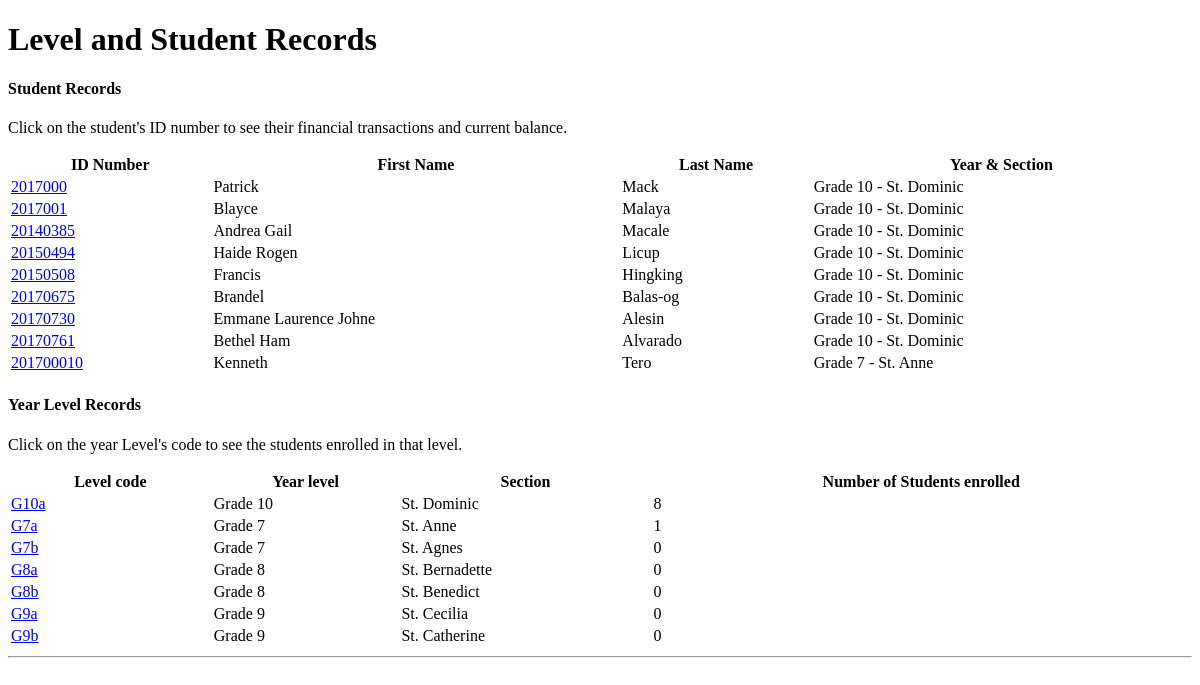
/adminrecords.php, run on an earlier commit of the app's database.
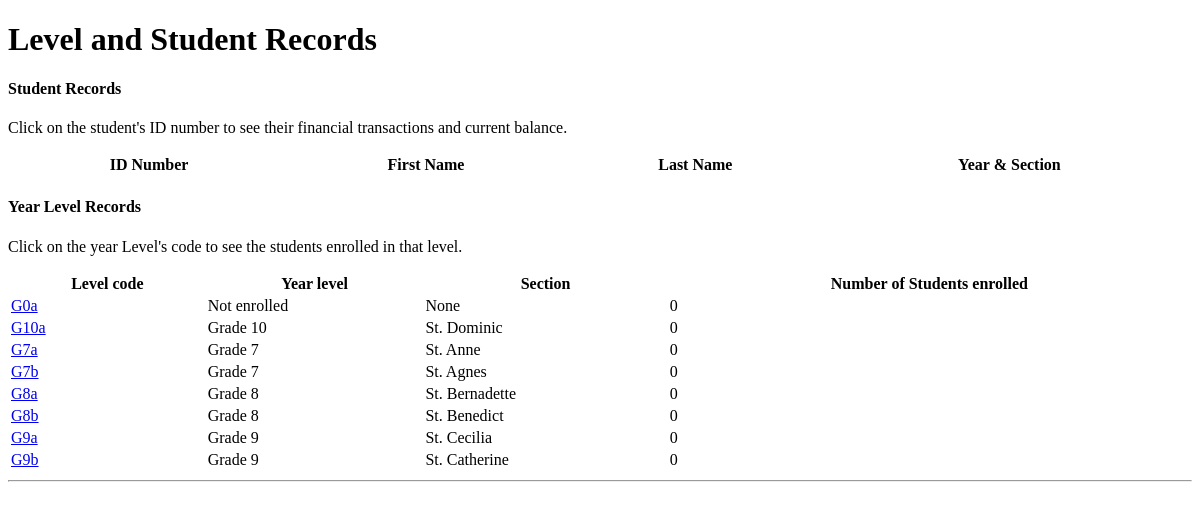
And on a later commit of the database.
### tables this page shows
CREATE TABLE `student` (
  `StudentID` varchar(30) NOT NULL,
  `Lname` varchar(100) DEFAULT NULL,
  `Fname` varchar(100) DEFAULT NULL,
  `Mname` varchar(100) DEFAULT NULL,
  `Gender` varchar(10) NOT NULL,
  `Address` varchar(100) DEFAULT NULL,
  `Level_code` varchar(5) DEFAULT NULL,
  `Date_enrolled` date DEFAULT NULL,
  `School_Year` varchar(20) DEFAULT NULL,
  PRIMARY KEY (`StudentID`),
  KEY `Level_code` (`Level_code`),
  CONSTRAINT `student_ibfk_1` FOREIGN KEY (`Level_code`) REFERENCES `level` (`Level_code`)
);

CREATE TABLE `level` (
  `Level_code` varchar(5) NOT NULL,
  `Year_level` varchar(100) DEFAULT NULL,
  `Section` varchar(50) DEFAULT NULL,
  PRIMARY KEY (`Level_code`)
);

### adminrecords.php (the view, shortened to what this page needs)
<!DOCTYPE html>
<html lang="en">
<head>
</head>
<body>
    <div id="page-wrapper">
        <div class="row">
            <div class="col-lg-12">
                <h1 class="page-header">Level and Student Records</h1>
            </div>
        </div>
        <div class="row">
            <div class="col-lg-12">
                <div class="panel panel-default">
                    <div class="panel-heading">
                      <h4>Student Records</h4>
                      <p>Click on the student's ID number to see their financial transactions and current balance.</p>
                    </div>
                    <div class="panel-body">
                        <table width="100%" class="table table-striped table-bordered table-hover" id="dataTables-example">
                            <thead>
                                <tr>
                                    <th>ID Number</th>
                                    <th>First Name</th>
                                    <th>Last Name</th>
                                    <th>Year &amp; Section</th>
                                </tr>
                            </thead>
                            <tbody>
                                <?php
                                    $cn   = new connection();
                                    $conn = $cn->connectDB($_SESSION['database']);
						$query = 'SELECT * FROM student';
						$result = mysqli_query($conn, $query);
						while($row = mysqli_fetch_row($result))
						{
					?>
                                    <tr>
                                        <td>
                                            <a href="student_ledger.php?id=<?php echo $row[0]; ?>">
                                                <?php echo $row[0]; ?>
                                            </a>
                                        </td>
                                        <td>
                                            <?php echo $row[2]; ?>
                                        </td>
                                        <td>
                                            <?php echo $row[1]; ?>
                                        </td>
                                        <td>
                                            <?php
                                                  $ys = "SELECT * FROM level WHERE Level_code = '$row[6]'";
                                                  $getYS = mysqli_query($conn, $ys) or die('Error:' .mysqli_error($conn));
                                                  while ($r = mysqli_fetch_row($getYS))
                                                     echo $r[1] . " - " . $r[2];
                                            ?>
                                        </td>
                                    </tr>
                                    <?php
						}
					?>
                            </tbody>
                        </table>
                    </div>
                </div>
            </div>
        </div>
        <div class="row">
            <div class="col-lg-12">
                <div class="panel panel-default">
                    <div class="panel-heading">
                      <h4>Year Level Records</h4>
                      <p>Click on the year Level's code to see the students enrolled in that level.</p>
                    </div>
                    <div class="panel-body">
                        <table width="100%" class="table table-striped table-bordered table-hover" id="dataTables-example">
                            <thead>
                                <tr>
                                    <th>Level code</th>
                                    <th>Year level</th>
                                    <th>Section</th>
                                    <th>Number of Students enrolled</th>
                                </tr>
                            </thead>
                            <tbody>
              <?php
                $con   = new connection();
                $conn = $con->connectDB($_SESSION['database']);
                $query = 'SELECT * FROM level';
						$result = mysqli_query($conn, $query);
						while($row = mysqli_fetch_row($result))
						{
					?>
                                    <tr>
                                        <td>
                                            <a href="classrecord.php?id=<?php echo $row[0]; ?>">
                                                <?php echo $row[0]; ?>
                                            </a>
                                        </td>
                                        <td>
                                            <?php echo $row[1] ?>
                                        </td>
                                        <td>
                                            <?php echo $row[2] ?>
                                        </td>
                                        <td>
                                          <?php
                                              $count = "SELECT COUNT(student.Level_code) FROM student WHERE student.Level_code = '$row[0]'";
                                              $cres = mysqli_query($conn, $count) or die('Error: ' .mysqli_error($conn));
                                              while ($re = mysqli_fetch_row($cres))
                                                 echo $re[0];
                                           ?>
                                        </td>
                                    </tr>
                                    <?php
						}
					?>
                            </tbody>
                        </table>
                    </div>
                </div>
            </div>
        </div>
    </div>
    <hr>
</body>
</html>

What changed in the data, as far as the page shows it:
removed student: StudentID "2017000", Fname "Patrick", Lname "Mack", level (Year_level "Grade 10", Section "St. Dominic")
removed student: StudentID "2017001", Fname "Blayce", Lname "Malaya", level (Year_level "Grade 10", Section "St. Dominic")
removed student: StudentID "20140385", Fname "Andrea Gail", Lname "Macale", level (Year_level "Grade 10", Section "St. Dominic")
removed student: StudentID "20150494", Fname "Haide Rogen", Lname "Licup", level (Year_level "Grade 10", Section "St. Dominic")
removed student: StudentID "20150508", Fname "Francis", Lname "Hingking", level (Year_level "Grade 10", Section "St. Dominic")
removed student: StudentID "20170675", Fname "Brandel", Lname "Balas-og", level (Year_level "Grade 10", Section "St. Dominic")
removed student: StudentID "20170730", Fname "Emmane Laurence Johne", Lname "Alesin", level (Year_level "Grade 10", Section "St. Dominic")
removed student: StudentID "20170761", Fname "Bethel Ham", Lname "Alvarado", level (Year_level "Grade 10", Section "St. Dominic")
removed student: StudentID "201700010", Fname "Kenneth", Lname "Tero", level (Year_level "Grade 7", Section "St. Anne")
added level: Level_code "G0a", Year_level "Not enrolled", Section "None", re "0", shown under "Year Level Records"
Also different on the page:
new list line: "0"
list line gone: "8"
list line gone: "1"
